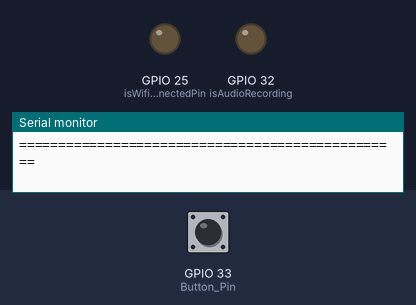
A program run on a simulated ESP32. On the bench: output pins drawn as LEDs (lit = HIGH), the last lines printed to the serial monitor. The test bench sets the inputs (shaded band); at power-on: GPIO 33 (Button_Pin) HIGH. WiFi joins after 1.5 s; servers stay silent unless stated; I2S audio is not simulated (input reads silence); uploads are accepted with an empty reply; storage starts empty. At 9.8 s the program puts the board to deep sleep or switches it off; the recording ends there.

Above: at 0.6 s.
At 2.6 s:
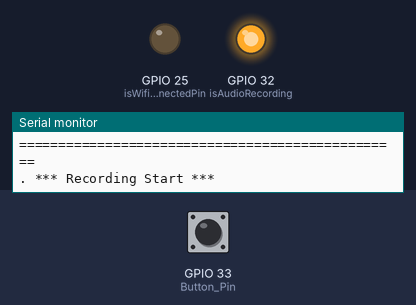
At 3.6 s:
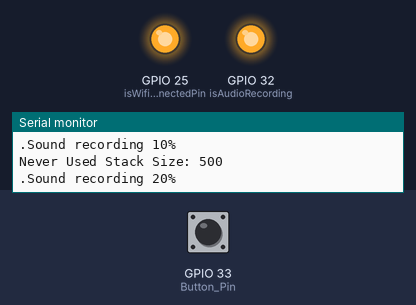
At 8.1 s:
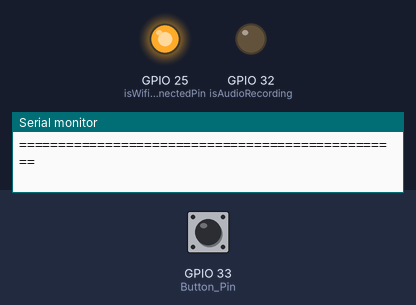
Timing chart, 0 to 9.6 s (numbered marks = the images above):
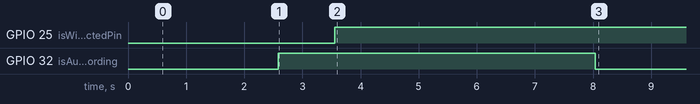

Measured:
- by itself, GPIO 25 (isWifiConnectedPin): LOW → HIGH at 3.6 s
- by itself, GPIO 32 (isAudioRecording): LOW → HIGH at 2.6 s, → LOW 5.5 s later

The program:

main.cpp
```cpp
// Libraries
#include <driver/i2s.h>
#include <SPIFFS.h>
#include <WiFi.h>
#include <HTTPClient.h>

// Wi-Fi creds
#define WIFI_SSID "your_wifi_ssid"
#define WIFI_PASSWORD "your_wifi_password"


// RTOS Ticks Delay
#define TickDelay(ms) vTaskDelay(pdMS_TO_TICKS(ms))

// INMP441 Ports
#define I2S_WS 15
#define I2S_SD 4
#define I2S_SCK 2

// MAX98357A Ports
#define I2S_DOUT 26
#define I2S_BCLK 27
#define I2S_LRC 14

// Wake-up Button
#define Button_Pin GPIO_NUM_33

// LED Ports
#define isWifiConnectedPin 25
#define isAudioRecording 32

// MAX98357A I2S Setup
#define MAX_I2S_NUM I2S_NUM_1
#define MAX_I2S_SAMPLE_RATE (12000)
#define MAX_I2S_SAMPLE_BITS (16)
#define MAX_I2S_READ_LEN (256)

// INMP441 I2S Setup
#define I2S_PORT I2S_NUM_0
#define I2S_SAMPLE_RATE (16000)
#define I2S_SAMPLE_BITS (16)
#define I2S_READ_LEN (16 * 1024)
#define RECORD_TIME (5) // Seconds
#define I2S_CHANNEL_NUM (1)
#define FLASH_RECORD_SIZE (I2S_CHANNEL_NUM * I2S_SAMPLE_RATE * I2S_SAMPLE_BITS / 8 * RECORD_TIME)

File file;
SemaphoreHandle_t i2sFinishedSemaphore;
const char audioRecordfile[] = "/recording.wav";
const char audioResponsefile[] = "/voicedby.wav";
const int headerSize = 44;

bool isWIFIConnected;

// Node Js server Adresses
const char *serverUploadUrl = "http://your_server_ip:3000/uploadAudio";
const char *serverBroadcastUrl = "http://your_server_ip:3000/broadcastAudio";
const char *broadcastPermitionUrl = "http://your_server_ip:3000/checkVariable";

// Prototypes
void SPIFFSInit();
void listSPIFFS(void);
void i2sInitINMP441();
void i2sInitMax98357A();
void wifiConnect(void *pvParameters);
void I2SAudioRecord(void *arg);
void I2SAudioRecord_dataScale(uint8_t *d_buff, uint8_t *s_buff, uint32_t len);
void wavHeader(byte *header, int wavSize);
void uploadFile();
void semaphoreWait(void *arg);
void broadcastAudio(void *arg);
void printSpaceInfo();

void setup()
{
  esp_sleep_enable_ext0_wakeup(Button_Pin, 1);
  if (digitalRead(Button_Pin) == LOW)
  {
    esp_deep_sleep_start();
  }

  Serial.begin(115200);
  TickDelay(500);
  pinMode(isWifiConnectedPin, OUTPUT);
  digitalWrite(isWifiConnectedPin, LOW);
  pinMode(isAudioRecording, OUTPUT);
  digitalWrite(isAudioRecording, LOW);

  SPIFFSInit();
  i2sInitINMP441();
  i2sFinishedSemaphore = xSemaphoreCreateBinary();
  xTaskCreate(I2SAudioRecord, "I2SAudioRecord", 4096, NULL, 2, NULL);
  TickDelay(500);
  xTaskCreate(wifiConnect, "wifi_Connect", 2048, NULL, 1, NULL);
  TickDelay(500);
  xTaskCreate(semaphoreWait, "semaphoreWait", 2048, NULL, 0, NULL);
}

void loop()
{
}

void SPIFFSInit()
{
  if (!SPIFFS.begin(true))
  {
    Serial.println("SPIFFS initialisation failed!");
    while (1)
      yield();
  }

  // format_Spiffs();
  if (SPIFFS.exists(audioRecordfile))
  {
    SPIFFS.remove(audioRecordfile);
  }
  if (SPIFFS.exists(audioResponsefile))
  {
    SPIFFS.remove(audioResponsefile);
  }

  file = SPIFFS.open(audioRecordfile, FILE_WRITE);
  if (!file)
  {
    Serial.println("File is not available!");
  }

  byte header[headerSize];
  wavHeader(header, FLASH_RECORD_SIZE);

  file.write(header, headerSize);
  listSPIFFS();
}

void i2sInitINMP441()
{
  i2s_config_t i2s_config = {
      .mode = (i2s_mode_t)(I2S_MODE_MASTER | I2S_MODE_RX),
      .sample_rate = I2S_SAMPLE_RATE,
      .bits_per_sample = i2s_bits_per_sample_t(I2S_SAMPLE_BITS),
      .channel_format = I2S_CHANNEL_FMT_ONLY_LEFT,
      .communication_format = i2s_comm_format_t(I2S_COMM_FORMAT_STAND_I2S),
      .intr_alloc_flags = 0,
      .dma_buf_count = 64,
      .dma_buf_len = 1024,
      .use_apll = 1};

  i2s_driver_install(I2S_PORT, &i2s_config, 0, NULL);

  const i2s_pin_config_t pin_config = {
      .bck_io_num = I2S_SCK,
      .ws_io_num = I2S_WS,
      .data_out_num = -1,
      .data_in_num = I2S_SD};

  i2s_set_pin(I2S_PORT, &pin_config);
}

void I2SAudioRecord_dataScale(uint8_t *d_buff, uint8_t *s_buff, uint32_t len)
{
  uint32_t j = 0;
  uint32_t dac_value = 0;
  for (int i = 0; i < len; i += 2)
  {
    dac_value = ((((uint16_t)(s_buff[i + 1] & 0xf) << 8) | ((s_buff[i + 0]))));
    d_buff[j++] = 0;
    d_buff[j++] = dac_value * 256 / 2048;
  }
}

void I2SAudioRecord(void *arg)
{

  int i2s_read_len = I2S_READ_LEN;
  int flash_wr_size = 0;
  size_t bytes_read;

  char *i2s_read_buff = (char *)calloc(i2s_read_len, sizeof(char));
  uint8_t *flash_write_buff = (uint8_t *)calloc(i2s_read_len, sizeof(char));

  i2s_read(I2S_PORT, (void *)i2s_read_buff, i2s_read_len, &bytes_read, portMAX_DELAY);
  i2s_read(I2S_PORT, (void *)i2s_read_buff, i2s_read_len, &bytes_read, portMAX_DELAY);

  digitalWrite(isAudioRecording, HIGH);
  Serial.println(" *** Recording Start *** ");
  while (flash_wr_size < FLASH_RECORD_SIZE)
  {
    // read data from I2S bus, in this case, from ADC.
    i2s_read(I2S_PORT, (void *)i2s_read_buff, i2s_read_len, &bytes_read, portMAX_DELAY);

    // save original data from I2S(ADC) into flash.
    I2SAudioRecord_dataScale(flash_write_buff, (uint8_t *)i2s_read_buff, i2s_read_len);
    file.write((const byte *)flash_write_buff, i2s_read_len);
    flash_wr_size += i2s_read_len;
    ets_printf("Sound recording %u%%\n", flash_wr_size * 100 / FLASH_RECORD_SIZE);
    ets_printf("Never Used Stack Size: %u\n", uxTaskGetStackHighWaterMark(NULL));
  }

  file.close();

  digitalWrite(isAudioRecording, LOW);

  free(i2s_read_buff);
  i2s_read_buff = NULL;
  free(flash_write_buff);
  flash_write_buff = NULL;

  listSPIFFS();

  if (isWIFIConnected)
  {
    uploadFile();
  }

  xSemaphoreGive(i2sFinishedSemaphore); // After completing the I2SAudioRecord task, pass the semaphore
  vTaskDelete(NULL);
}

void wavHeader(byte *header, int wavSize)
{
  header[0] = 'R';
  header[1] = 'I';
  header[2] = 'F';
  header[3] = 'F';
  unsigned int fileSize = wavSize + headerSize - 8;
  header[4] = (byte)(fileSize & 0xFF);
  header[5] = (byte)((fileSize >> 8) & 0xFF);
  header[6] = (byte)((fileSize >> 16) & 0xFF);
  header[7] = (byte)((fileSize >> 24) & 0xFF);
  header[8] = 'W';
  header[9] = 'A';
  header[10] = 'V';
  header[11] = 'E';
  header[12] = 'f';
  header[13] = 'm';
  header[14] = 't';
  header[15] = ' ';
  header[16] = 0x10;
  header[17] = 0x00;
  header[18] = 0x00;
  header[19] = 0x00;
  header[20] = 0x01;
  header[21] = 0x00;
  header[22] = 0x01;
  header[23] = 0x00;
  header[24] = 0x80;
  header[25] = 0x3E;
  header[26] = 0x00;
  header[27] = 0x00;
  header[28] = 0x00;
  header[29] = 0x7D;
  header[30] = 0x01;
  header[31] = 0x00;
  header[32] = 0x02;
  header[33] = 0x00;
  header[34] = 0x10;
  header[35] = 0x00;
  header[36] = 'd';
  header[37] = 'a';
  header[38] = 't';
  header[39] = 'a';
  header[40] = (byte)(wavSize & 0xFF);
  header[41] = (byte)((wavSize >> 8) & 0xFF);
  header[42] = (byte)((wavSize >> 16) & 0xFF);
  header[43] = (byte)((wavSize >> 24) & 0xFF);
}

void listSPIFFS(void)
{
  // DEBUG
  printSpaceInfo();
  Serial.println(F("\r\nListing SPIFFS files:"));
  static const char line[] PROGMEM = "=================================================";

  Serial.println(FPSTR(line));
  Serial.println(F("  File name                              Size"));
  Serial.println(FPSTR(line));

  fs::File root = SPIFFS.open("/");
  if (!root)
  {
    Serial.println(F("Failed to open directory"));
    return;
  }
  if (!root.isDirectory())
  {
    Serial.println(F("Not a directory"));
    return;
  }

  fs::File file = root.openNextFile();
  while (file)
  {

    if (file.isDirectory())
    {
      Serial.print("DIR : ");
      String fileName = file.name();
      Serial.print(fileName);
    }
    else
    {
      String fileName = file.name();
      Serial.print("  " + fileName);
      // File path can be 31 characters maximum in SPIFFS
      int spaces = 33 - fileName.length(); // Tabulate nicely
      if (spaces < 1)
        spaces = 1;
      while (spaces--)
        Serial.print(" ");
      String fileSize = (String)file.size();
      spaces = 10 - fileSize.length(); // Tabulate nicely
      if (spaces < 1)
        spaces = 1;
      while (spaces--)
        Serial.print(" ");
      Serial.println(fileSize + " bytes");
    }

    file = root.openNextFile();
  }

  Serial.println(FPSTR(line));
  Serial.println();
  TickDelay(1000);
}

void wifiConnect(void *pvParameters)
{
  isWIFIConnected = false;

  WiFi.begin(WIFI_SSID, WIFI_PASSWORD);

  if (WiFi.status() != WL_CONNECTED)
  {
    digitalWrite(isWifiConnectedPin, LOW);
  }
  while (WiFi.status() != WL_CONNECTED)
  {
    vTaskDelay(500);
    Serial.print(".");
  }
  isWIFIConnected = true;
  digitalWrite(isWifiConnectedPin, HIGH);
  while (true)
  {
    vTaskDelay(1000);
  }
}

void uploadFile()
{
  file = SPIFFS.open(audioRecordfile, FILE_READ);
  if (!file)
  {
    Serial.println("File is not available!");
    return;
  }

  Serial.println("===> Uploading FILE to Node.js Server");

  HTTPClient client;
  client.setTimeout(20000); // Increase timeout to 20 seconds
  client.begin(serverUploadUrl);
  client.addHeader("Content-Type", "audio/wav");

  int httpResponseCode = client.sendRequest("POST", &file, file.size());

  if (httpResponseCode > 0)
  {
    Serial.print("HTTP Response Code: ");
    Serial.println(httpResponseCode);
    if (httpResponseCode == HTTP_CODE_OK)
    {
      String response = client.getString();
      Serial.println("==================== Transcription ====================");
      Serial.println(response);
      Serial.println("====================      End      ====================");
    }
    else
    {
      Serial.println("Failed to upload file. Response code: " + String(httpResponseCode));
    }
  }
  else
  {
    Serial.print("HTTP request failed with error code: ");
    Serial.println(httpResponseCode);
    Serial.println(client.errorToString(httpResponseCode)); // Print the error string
  }

  file.close();
  client.end();

  // Frees up I2S resources
  i2s_driver_uninstall(I2S_NUM_0);
}

void semaphoreWait(void *arg)
{
  HTTPClient http;
  while (true)
  {
    if (xSemaphoreTake(i2sFinishedSemaphore, 0) == pdTRUE)
    {
      http.begin(broadcastPermitionUrl);
      int httpResponseCode = http.GET();

      if (httpResponseCode > 0)
      {
        String payload = http.getString();
        // Serial.println("Payload Value- " + payload);

        if (payload.indexOf("\"ready\":true") > -1)
        {
          Serial.println("Recieving confirmed! Start broadcasting...");
          xTaskCreate(broadcastAudio, "broadcastAudio", 4096, NULL, 2, NULL);
          http.end();
          break;
        }
        else
        {
          Serial.println("Waiting for broadcast confirmation from Server...");
        }
      }
      else
      {
        Serial.print("HTTP request failed with error code: ");
        Serial.println(httpResponseCode);
        Serial.println("Start sleep.");
        esp_deep_sleep_start();
      }
      xSemaphoreGive(i2sFinishedSemaphore);
      http.end();
    }
    vTaskDelay(500);
  }

  vTaskDelete(NULL);
}

void broadcastAudio(void *arg)
{
  // Initialisation first
  i2sInitMax98357A();

  HTTPClient http;
  http.begin(serverBroadcastUrl);

  int httpCode = http.GET();
  if (httpCode == HTTP_CODE_OK)
  {
    WiFiClient *stream = http.getStreamPtr();
    uint8_t buffer[MAX_I2S_READ_LEN];

    Serial.println("Starting broadcastAudio ");
    while (stream->connected() && stream->available())
    {
      int len = stream->read(buffer, sizeof(buffer));
      if (len > 0)
      {
        size_t bytes_written;
        i2s_write((i2s_port_t)MAX_I2S_NUM, buffer, len, &bytes_written, portMAX_DELAY);
      }
    }
    Serial.println("Audio playback completed");
  }
  else
  {
    Serial.printf("HTTP GET failed, error: %s\n", http.errorToString(httpCode).c_str());
  }

  http.end();

  // Frees up I2S resources
  i2s_driver_uninstall(MAX_I2S_NUM);

  // Going to sleep
  Serial.println("Going to sleep after broadcsting");
  esp_deep_sleep_start();
  vTaskDelete(NULL); // in case deepsleepfunc doesn't work properly
}

void i2sInitMax98357A()
{
  i2s_config_t i2s_config = {
      .mode = (i2s_mode_t)(I2S_MODE_MASTER | I2S_MODE_TX),
      .sample_rate = MAX_I2S_SAMPLE_RATE,
      .bits_per_sample = i2s_bits_per_sample_t(MAX_I2S_SAMPLE_BITS),
      .channel_format = I2S_CHANNEL_FMT_RIGHT_LEFT,
      .communication_format = I2S_COMM_FORMAT_STAND_I2S,
      .intr_alloc_flags = ESP_INTR_FLAG_LEVEL1,
      .dma_buf_count = 8,
      .dma_buf_len = MAX_I2S_READ_LEN,
      .use_apll = false,
      .tx_desc_auto_clear = true,
      .fixed_mclk = 0};

  i2s_pin_config_t pin_config = {
      .bck_io_num = I2S_BCLK,
      .ws_io_num = I2S_LRC,
      .data_out_num = I2S_DOUT,
      .data_in_num = I2S_PIN_NO_CHANGE};

  i2s_driver_install(MAX_I2S_NUM, &i2s_config, 0, NULL);
  i2s_set_pin(MAX_I2S_NUM, &pin_config);
  i2s_zero_dma_buffer(MAX_I2S_NUM);
}

void printSpaceInfo()
{
  size_t totalBytes = SPIFFS.totalBytes();
  size_t usedBytes = SPIFFS.usedBytes();
  size_t freeBytes = totalBytes - usedBytes;

  Serial.print("Total space: ");
  Serial.println(totalBytes);
  Serial.print("Used space: ");
  Serial.println(usedBytes);
  Serial.print("Free space: ");
  Serial.println(freeBytes);
}
```
